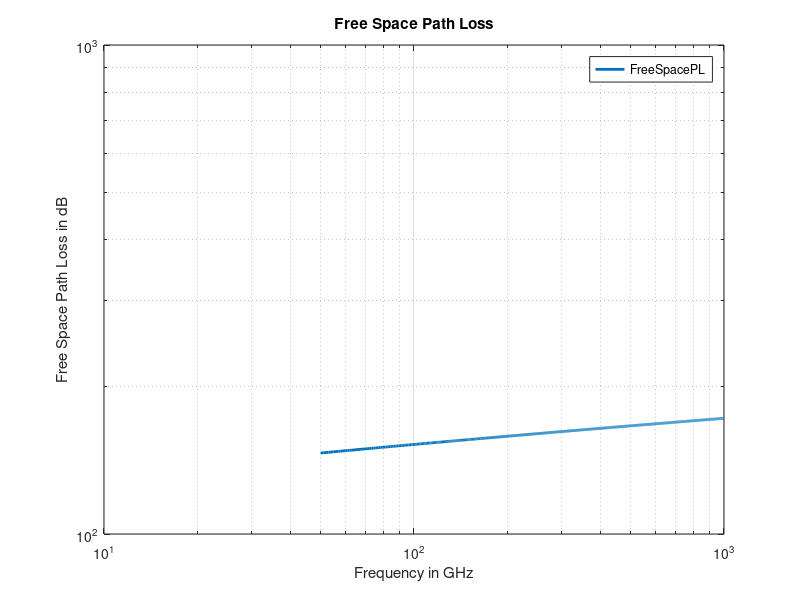

Reproduce this figure in MATLAB. (Note: this script raises an error after producing the figure.)
%% Initialization
clear; close all; clc
%% ===  Free Space Path Loss with Frequency ====

%Defining the frequency range in GigaHertz
f_GHz = 50:1000;
%Free Space Path Loss Model obtained from calculations
freeSpaceLoss = 112.44778322 + 20*log10(f_GHz);

% Plotting Data
figure;
loglog(f_GHz,freeSpaceLoss,  'LineWidth', 2);
grid on;
xlabel('Frequency in GHz');
ylabel('Free Space Path Loss in dB');
title('Free Space Path Loss');legend('FreeSpacePL');
saveas(gcf,'FreeSpacePL.png');

fprintf('Program paused. Press enter to continue.\n');
pause;
%% ===  Rain Attenuation with Frequency ====

range = 10e3;  % Distance between transmitter and receiver in m
rainrate = 20; % Rain rate in mm/h
elev = 0;      % Elevation angle of the propagation path
tau = 0;       % Polarization tilt angle of the signal

% Defining the frequency range in Hertz
freq = f_GHz*1e9;
% calculating Rain Attenuation
rainAttenuation = rainpl(range,freq,rainrate,elev,tau);

% Plotting Data
figure;
loglog(f_GHz,rainAttenuation, 'LineWidth', 2);
grid on;
xlabel('Frequency in GHz');
ylabel('Rain Attenuation in dB')
title('Rain Attenuation for Horizontal Polarization');
legend('RainPL');
saveas(gcf,'RainPL.png');

fprintf('Program paused. Press enter to continue.\n');
pause;
%% ===  Fog Attenuation with Frequency ====

temp = 31;  % Ambient Temperature in celcious
dens = 0.5; % Liquid Water Density in g/m^3

% calculating Fog Attenuation
fogAttenuation = fogpl(range,freq,temp,dens);

% Plotting Data
figure;
loglog(f_GHz,fogAttenuation, 'LineWidth', 2);
grid on;
xlabel('Frequency in GHz');
ylabel('Fog Attenuation in dB')
title('Fog Attenuation');legend('FogPL');
saveas(gcf,'FogPL.png');

fprintf('Program paused. Press enter to continue.\n');
pause;
%% ===  Atmospheric Gases Attenuation with Frequency  ====

rou = 30.4;     % Water Vapor Density in g/m^3
p =  101325;    % Atmospheric Pressure in Pa at sea level

% calculating Fog Attenuation
gasAttenuation = gaspl(range,freq,temp, p, rou);

% Plotting Data
figure;
loglog(f_GHz,gasAttenuation, 'LineWidth', 2);
grid on;
xlabel('Frequency in GHz');
ylabel('Atmospheric Gases Attenuation in dB')
title('Atmospheric Gases Attenuation');legend('GasPL');
saveas(gcf,'GasPL.png');

fprintf('Program paused. Press enter to continue.\n');
pause;
%% ======== Total Path Loss with Frequency ======

% Calculating total Attenuation
Totalpathloss = freeSpaceLoss + rainAttenuation + ...
                fogAttenuation +gasAttenuation;

% Plotting Data
figure;
loglog(f_GHz, Totalpathloss,  'LineWidth', 2);
grid on;
xlabel('Frequency in GHz');
ylabel('Total Path Loss in dB')
title('Total Path Loss'); legend('TotalPL')
saveas(gcf,'TotalPL.png');

fprintf('Program paused. Press enter to continue.\n');
pause;
%% ===== To view all losses on the same figure =====

figure;
loglog(f_GHz,freeSpaceLoss,  'LineWidth', 2);
hold on;
loglog(f_GHz,rainAttenuation, 'LineWidth', 2);
loglog(f_GHz,fogAttenuation, 'LineWidth', 2);
loglog(f_GHz,gasAttenuation, 'LineWidth', 2);
loglog(f_GHz, Totalpathloss, 'LineWidth', 2);
grid on;
xlabel('Frequency in GHz');
ylabel('Path Loss in dB')
title('Propagation Losses with Frequency')
legend('FreeSpacePL','RainPL','FogPL','GasPL','TotalPL');
saveas(gcf,'AllinOne.png');
